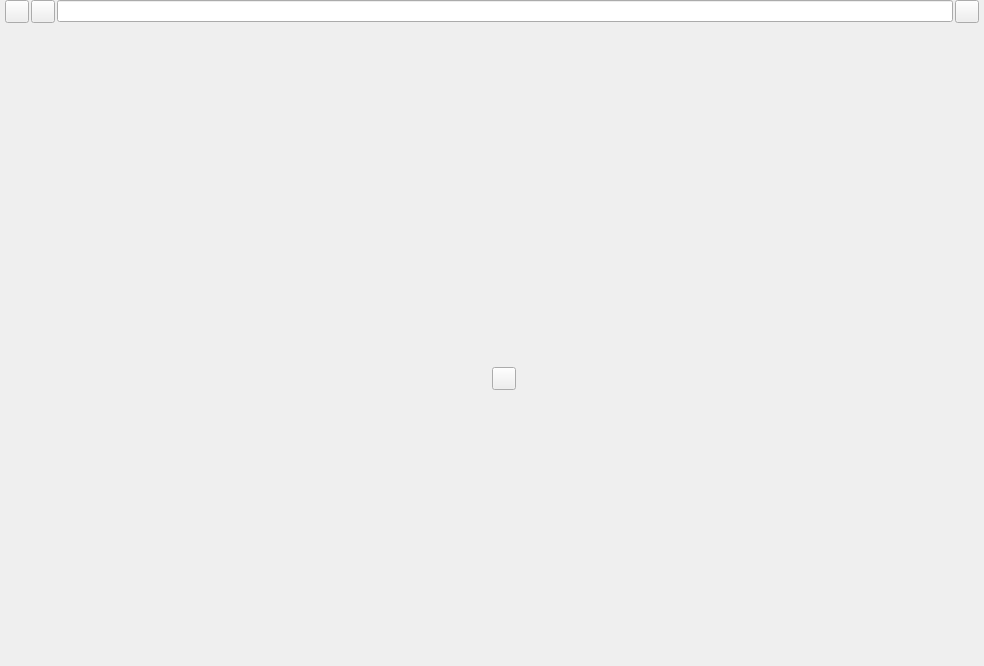
<?xml version="1.0" encoding="UTF-8"?>
<ui version="4.0">
 <class>NetInactivePageView</class>
 <widget class="QWidget" name="NetInactivePageView">
  <property name="geometry">
   <rect>
    <x>0</x>
    <y>0</y>
    <width>984</width>
    <height>666</height>
   </rect>
  </property>
  <property name="windowTitle">
   <string>NetInactivePageView</string>
  </property>
  <layout class="QVBoxLayout" name="verticalLayout_3">
   <property name="spacing">
    <number>0</number>
   </property>
   <property name="leftMargin">
    <number>0</number>
   </property>
   <property name="topMargin">
    <number>0</number>
   </property>
   <property name="rightMargin">
    <number>0</number>
   </property>
   <property name="bottomMargin">
    <number>0</number>
   </property>
   <item>
    <widget class="QWidget" name="widget" native="true">
     <layout class="QHBoxLayout" name="horizontalLayout">
      <property name="spacing">
       <number>2</number>
      </property>
      <property name="leftMargin">
       <number>5</number>
      </property>
      <property name="topMargin">
       <number>0</number>
      </property>
      <property name="rightMargin">
       <number>5</number>
      </property>
      <property name="bottomMargin">
       <number>0</number>
      </property>
      <item>
       <widget class="QToolButton" name="netback_btn">
        <property name="text">
         <string/>
        </property>
       </widget>
      </item>
      <item>
       <widget class="QToolButton" name="netforward_btn">
        <property name="text">
         <string/>
        </property>
       </widget>
      </item>
      <item>
       <widget class="QLineEdit" name="lineEdit"/>
      </item>
      <item>
       <widget class="QToolButton" name="fresh_btn">
        <property name="text">
         <string/>
        </property>
       </widget>
      </item>
     </layout>
    </widget>
   </item>
   <item>
    <widget class="QWidget" name="widget_2" native="true">
     <layout class="QVBoxLayout" name="verticalLayout_2">
      <property name="spacing">
       <number>0</number>
      </property>
      <property name="leftMargin">
       <number>0</number>
      </property>
      <property name="topMargin">
       <number>0</number>
      </property>
      <property name="rightMargin">
       <number>0</number>
      </property>
      <property name="bottomMargin">
       <number>0</number>
      </property>
      <item>
       <spacer name="verticalSpacer">
        <property name="orientation">
         <enum>Qt::Vertical</enum>
        </property>
        <property name="sizeType">
         <enum>QSizePolicy::Fixed</enum>
        </property>
        <property name="sizeHint" stdset="0">
         <size>
          <width>20</width>
          <height>90</height>
         </size>
        </property>
       </spacer>
      </item>
      <item>
       <layout class="QHBoxLayout" name="horizontalLayout_4">
        <property name="spacing">
         <number>0</number>
        </property>
        <item>
         <spacer name="horizontalSpacer_2">
          <property name="orientation">
           <enum>Qt::Horizontal</enum>
          </property>
          <property name="sizeHint" stdset="0">
           <size>
            <width>40</width>
            <height>20</height>
           </size>
          </property>
         </spacer>
        </item>
        <item>
         <widget class="QWidget" name="widget_4" native="true">
          <layout class="QHBoxLayout" name="horizontalLayout_3" stretch="1,1">
           <property name="spacing">
            <number>0</number>
           </property>
           <property name="leftMargin">
            <number>0</number>
           </property>
           <property name="topMargin">
            <number>0</number>
           </property>
           <property name="rightMargin">
            <number>0</number>
           </property>
           <property name="bottomMargin">
            <number>0</number>
           </property>
           <item>
            <widget class="QLabel" name="tips_image">
             <property name="text">
              <string/>
             </property>
            </widget>
           </item>
           <item>
            <widget class="QWidget" name="widget_3" native="true">
             <layout class="QVBoxLayout" name="verticalLayout">
              <property name="spacing">
               <number>0</number>
              </property>
              <property name="leftMargin">
               <number>0</number>
              </property>
              <property name="topMargin">
               <number>0</number>
              </property>
              <property name="rightMargin">
               <number>0</number>
              </property>
              <property name="bottomMargin">
               <number>0</number>
              </property>
              <item>
               <widget class="QLabel" name="tips_msg">
                <property name="text">
                 <string/>
                </property>
               </widget>
              </item>
              <item>
               <spacer name="verticalSpacer_3">
                <property name="orientation">
                 <enum>Qt::Vertical</enum>
                </property>
                <property name="sizeHint" stdset="0">
                 <size>
                  <width>20</width>
                  <height>40</height>
                 </size>
                </property>
               </spacer>
              </item>
              <item>
               <layout class="QHBoxLayout" name="horizontalLayout_2">
                <property name="spacing">
                 <number>0</number>
                </property>
                <item>
                 <widget class="QToolButton" name="manual_refresh_btn">
                  <property name="text">
                   <string/>
                  </property>
                 </widget>
                </item>
                <item>
                 <spacer name="horizontalSpacer">
                  <property name="orientation">
                   <enum>Qt::Horizontal</enum>
                  </property>
                  <property name="sizeHint" stdset="0">
                   <size>
                    <width>40</width>
                    <height>20</height>
                   </size>
                  </property>
                 </spacer>
                </item>
               </layout>
              </item>
             </layout>
            </widget>
           </item>
          </layout>
         </widget>
        </item>
        <item>
         <spacer name="horizontalSpacer_3">
          <property name="orientation">
           <enum>Qt::Horizontal</enum>
          </property>
          <property name="sizeHint" stdset="0">
           <size>
            <width>40</width>
            <height>20</height>
           </size>
          </property>
         </spacer>
        </item>
       </layout>
      </item>
      <item>
       <spacer name="verticalSpacer_2">
        <property name="orientation">
         <enum>Qt::Vertical</enum>
        </property>
        <property name="sizeHint" stdset="0">
         <size>
          <width>20</width>
          <height>272</height>
         </size>
        </property>
       </spacer>
      </item>
     </layout>
    </widget>
   </item>
  </layout>
 </widget>
 <layoutdefault spacing="6" margin="11"/>
 <resources/>
 <connections/>
</ui>
